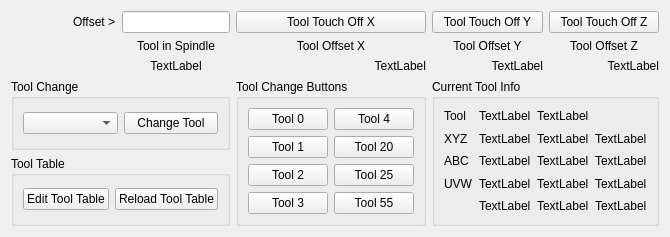
      <widget class="QWidget" name="tab_4">
       <attribute name="title">
        <string>Tools</string>
       </attribute>
       <layout class="QGridLayout" name="gridLayout_13">
        <item row="2" column="5">
         <widget class="QLabel" name="tool_offset_lb_2">
          <property name="text">
           <string>TextLabel</string>
          </property>
          <property name="alignment">
           <set>Qt::AlignRight|Qt::AlignTrailing|Qt::AlignVCenter</set>
          </property>
         </widget>
        </item>
        <item row="0" column="2">
         <widget class="QLineEdit" name="tool_touchoff_le"/>
        </item>
        <item row="2" column="2">
         <widget class="QLabel" name="tool_in_spindle_lb">
          <property name="text">
           <string>TextLabel</string>
          </property>
          <property name="alignment">
           <set>Qt::AlignCenter</set>
          </property>
         </widget>
        </item>
        <item row="0" column="3">
         <widget class="QPushButton" name="tool_touchoff_x">
          <property name="text">
           <string>Tool Touch Off X</string>
          </property>
         </widget>
        </item>
        <item row="2" column="4">
         <widget class="QLabel" name="tool_offset_lb_1">
          <property name="text">
           <string>TextLabel</string>
          </property>
          <property name="alignment">
           <set>Qt::AlignRight|Qt::AlignTrailing|Qt::AlignVCenter</set>
          </property>
         </widget>
        </item>
        <item row="1" column="2">
         <widget class="QLabel" name="label_12">
          <property name="text">
           <string>Tool in Spindle</string>
          </property>
          <property name="alignment">
           <set>Qt::AlignCenter</set>
          </property>
         </widget>
        </item>
        <item row="3" column="3" rowspan="2">
         <widget class="QGroupBox" name="groupBox_9">
          <property name="title">
           <string>Tool Change Buttons</string>
          </property>
          <layout class="QGridLayout" name="gridLayout_19">
           <item row="0" column="0">
            <widget class="QPushButton" name="tool_change_pb_0">
             <property name="text">
              <string>Tool 0</string>
             </property>
            </widget>
           </item>
           <item row="0" column="1">
            <widget class="QPushButton" name="tool_change_pb_4">
             <property name="text">
              <string>Tool 4</string>
             </property>
            </widget>
           </item>
           <item row="1" column="0">
            <widget class="QPushButton" name="tool_change_pb_1">
             <property name="text">
              <string>Tool 1</string>
             </property>
            </widget>
           </item>
           <item row="2" column="0">
            <widget class="QPushButton" name="tool_change_pb_2">
             <property name="text">
              <string>Tool 2</string>
             </property>
            </widget>
           </item>
           <item row="3" column="0">
            <widget class="QPushButton" name="tool_change_pb_3">
             <property name="text">
              <string>Tool 3</string>
             </property>
            </widget>
           </item>
           <item row="1" column="1">
            <widget class="QPushButton" name="tool_change_pb_20">
             <property name="text">
              <string>Tool 20</string>
             </property>
            </widget>
           </item>
           <item row="2" column="1">
            <widget class="QPushButton" name="tool_change_pb_25">
             <property name="text">
              <string>Tool 25</string>
             </property>
            </widget>
           </item>
           <item row="3" column="1">
            <widget class="QPushButton" name="tool_change_pb_55">
             <property name="text">
              <string>Tool 55</string>
             </property>
            </widget>
           </item>
          </layout>
         </widget>
        </item>
        <item row="0" column="5">
         <widget class="QPushButton" name="tool_touchoff_z">
          <property name="text">
           <string>Tool Touch Off Z</string>
          </property>
         </widget>
        </item>
        <item row="3" column="4" rowspan="2" colspan="2">
         <widget class="QGroupBox" name="groupBox">
          <property name="title">
           <string>Current Tool Info</string>
          </property>
          <layout class="QGridLayout" name="gridLayout">
           <item row="0" column="1">
            <widget class="QLabel" name="tool_id_lb">
             <property name="text">
              <string>TextLabel</string>
             </property>
            </widget>
           </item>
           <item row="1" column="1">
            <widget class="QLabel" name="tool_xoffset_lb">
             <property name="text">
              <string>TextLabel</string>
             </property>
            </widget>
           </item>
           <item row="1" column="0">
            <widget class="QLabel" name="label_40">
             <property name="text">
              <string>XYZ</string>
             </property>
            </widget>
           </item>
           <item row="1" column="2">
            <widget class="QLabel" name="tool_yoffset_lb">
             <property name="text">
              <string>TextLabel</string>
             </property>
            </widget>
           </item>
           <item row="1" column="3">
            <widget class="QLabel" name="tool_zoffset_lb">
             <property name="text">
              <string>TextLabel</string>
             </property>
            </widget>
           </item>
           <item row="2" column="1">
            <widget class="QLabel" name="tool_aoffset_lb">
             <property name="text">
              <string>TextLabel</string>
             </property>
            </widget>
           </item>
           <item row="2" column="2">
            <widget class="QLabel" name="tool_boffset_lb">
             <property name="text">
              <string>TextLabel</string>
             </property>
            </widget>
           </item>
           <item row="2" column="3">
            <widget class="QLabel" name="tool_coffset_lb">
             <property name="text">
              <string>TextLabel</string>
             </property>
            </widget>
           </item>
           <item row="3" column="1">
            <widget class="QLabel" name="tool_uoffset_lb">
             <property name="text">
              <string>TextLabel</string>
             </property>
            </widget>
           </item>
           <item row="3" column="2">
            <widget class="QLabel" name="tool_voffset_lb">
             <property name="text">
              <string>TextLabel</string>
             </property>
            </widget>
           </item>
           <item row="3" column="3">
            <widget class="QLabel" name="tool_woffset_lb">
             <property name="text">
              <string>TextLabel</string>
             </property>
            </widget>
           </item>
           <item row="0" column="2">
            <widget class="QLabel" name="tool_diameter_lb">
             <property name="text">
              <string>TextLabel</string>
             </property>
            </widget>
           </item>
           <item row="4" column="1">
            <widget class="QLabel" name="tool_frontangle_lb">
             <property name="text">
              <string>TextLabel</string>
             </property>
            </widget>
           </item>
           <item row="4" column="2">
            <widget class="QLabel" name="tool_backangle_lb">
             <property name="text">
              <string>TextLabel</string>
             </property>
            </widget>
           </item>
           <item row="4" column="3">
            <widget class="QLabel" name="tool_orientation_lb">
             <property name="text">
              <string>TextLabel</string>
             </property>
            </widget>
           </item>
           <item row="2" column="0">
            <widget class="QLabel" name="label_41">
             <property name="text">
              <string>ABC</string>
             </property>
            </widget>
           </item>
           <item row="3" column="0">
            <widget class="QLabel" name="label_42">
             <property name="text">
              <string>UVW</string>
             </property>
            </widget>
           </item>
           <item row="0" column="0">
            <widget class="QLabel" name="label_43">
             <property name="text">
              <string>Tool</string>
             </property>
            </widget>
           </item>
          </layout>
         </widget>
        </item>
        <item row="2" column="3">
         <widget class="QLabel" name="tool_offset_lb_0">
          <property name="text">
           <string>TextLabel</string>
          </property>
          <property name="alignment">
           <set>Qt::AlignRight|Qt::AlignTrailing|Qt::AlignVCenter</set>
          </property>
         </widget>
        </item>
        <item row="0" column="4">
         <widget class="QPushButton" name="tool_touchoff_y">
          <property name="text">
           <string>Tool Touch Off Y</string>
          </property>
         </widget>
        </item>
        <item row="1" column="3">
         <widget class="QLabel" name="label_14">
          <property name="text">
           <string>Tool Offset X</string>
          </property>
          <property name="alignment">
           <set>Qt::AlignCenter</set>
          </property>
         </widget>
        </item>
        <item row="1" column="4">
         <widget class="QLabel" name="label_15">
          <property name="text">
           <string>Tool Offset Y</string>
          </property>
          <property name="alignment">
           <set>Qt::AlignCenter</set>
          </property>
         </widget>
        </item>
        <item row="0" column="1">
         <widget class="QLabel" name="label_47">
          <property name="text">
           <string>Offset &gt;</string>
          </property>
         </widget>
        </item>
        <item row="1" column="5">
         <widget class="QLabel" name="label_17">
          <property name="text">
           <string>Tool Offset Z</string>
          </property>
          <property name="alignment">
           <set>Qt::AlignCenter</set>
          </property>
         </widget>
        </item>
        <item row="0" column="0">
         <spacer name="horizontalSpacer_2">
          <property name="orientation">
           <enum>Qt::Horizontal</enum>
          </property>
          <property name="sizeHint" stdset="0">
           <size>
            <width>40</width>
            <height>20</height>
           </size>
          </property>
         </spacer>
        </item>
        <item row="3" column="0" colspan="3">
         <widget class="QGroupBox" name="groupBox_8">
          <property name="title">
           <string>Tool Change</string>
          </property>
          <layout class="QGridLayout" name="gridLayout_18">
           <item row="0" column="0">
            <widget class="QComboBox" name="tool_change_cb"/>
           </item>
           <item row="0" column="1">
            <widget class="QPushButton" name="tool_change_pb">
             <property name="text">
              <string>Change Tool</string>
             </property>
            </widget>
           </item>
          </layout>
         </widget>
        </item>
        <item row="4" column="0" colspan="3">
         <widget class="QGroupBox" name="groupBox_19">
          <property name="title">
           <string>Tool Table</string>
          </property>
          <layout class="QGridLayout" name="gridLayout_38">
           <item row="0" column="0">
            <widget class="QPushButton" name="edit_tool_table_pb">
             <property name="text">
              <string>Edit Tool Table</string>
             </property>
            </widget>
           </item>
           <item row="0" column="1">
            <widget class="QPushButton" name="reload_tool_table_pb">
             <property name="text">
              <string>Reload Tool Table</string>
             </property>
            </widget>
           </item>
          </layout>
         </widget>
        </item>
       </layout>
      </widget>
